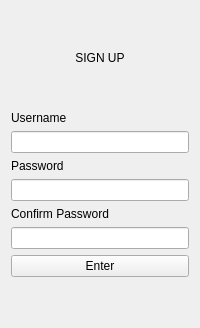
         <widget class="QWidget" name="signupPage">
          <layout class="QGridLayout" name="gridLayout_3">
           <item row="1" column="0">
            <widget class="QLabel" name="signuppageLabel">
             <property name="text">
              <string>SIGN UP</string>
             </property>
             <property name="alignment">
              <set>Qt::AlignCenter</set>
             </property>
            </widget>
           </item>
           <item row="3" column="0">
            <layout class="QVBoxLayout" name="verticalLayout_7">
             <item>
              <widget class="QLabel" name="newUsernameLabel">
               <property name="text">
                <string>Username</string>
               </property>
              </widget>
             </item>
             <item>
              <widget class="QLineEdit" name="newUsernameEdit"/>
             </item>
             <item>
              <widget class="QLabel" name="newPasswordLabel">
               <property name="text">
                <string>Password</string>
               </property>
              </widget>
             </item>
             <item>
              <widget class="QLineEdit" name="newPasswordEdit"/>
             </item>
             <item>
              <widget class="QLabel" name="confirmPasswordLabel">
               <property name="text">
                <string>Confirm Password</string>
               </property>
              </widget>
             </item>
             <item>
              <widget class="QLineEdit" name="confirmPasswordEdit"/>
             </item>
             <item>
              <widget class="QPushButton" name="enterButton2">
               <property name="cursor">
                <cursorShape>PointingHandCursor</cursorShape>
               </property>
               <property name="text">
                <string>Enter</string>
               </property>
              </widget>
             </item>
            </layout>
           </item>
           <item row="0" column="0">
            <spacer name="verticalSpacer_4">
             <property name="orientation">
              <enum>Qt::Vertical</enum>
             </property>
             <property name="sizeHint" stdset="0">
              <size>
               <width>20</width>
               <height>40</height>
              </size>
             </property>
            </spacer>
           </item>
           <item row="2" column="0">
            <spacer name="verticalSpacer_3">
             <property name="orientation">
              <enum>Qt::Vertical</enum>
             </property>
             <property name="sizeHint" stdset="0">
              <size>
               <width>20</width>
               <height>40</height>
              </size>
             </property>
            </spacer>
           </item>
           <item row="4" column="0">
            <spacer name="verticalSpacer_5">
             <property name="orientation">
              <enum>Qt::Vertical</enum>
             </property>
             <property name="sizeHint" stdset="0">
              <size>
               <width>20</width>
               <height>40</height>
              </size>
             </property>
            </spacer>
           </item>
          </layout>
         </widget>
